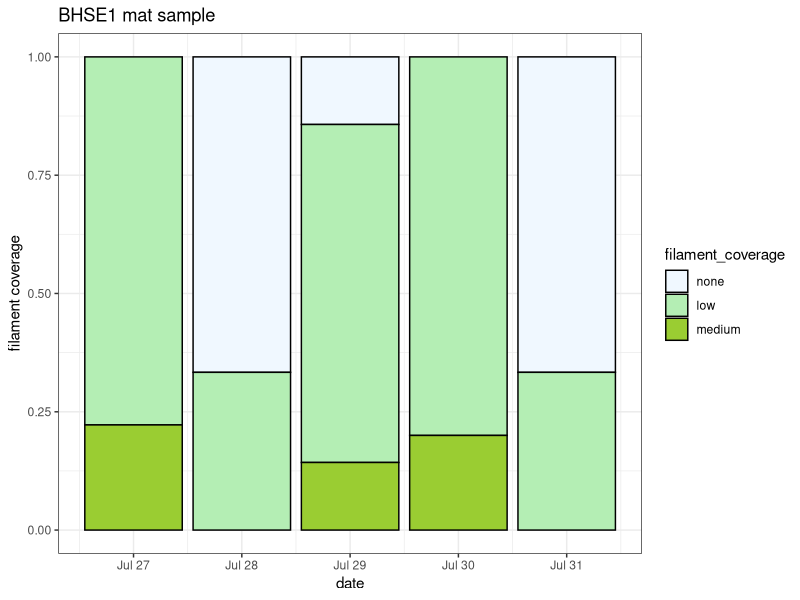
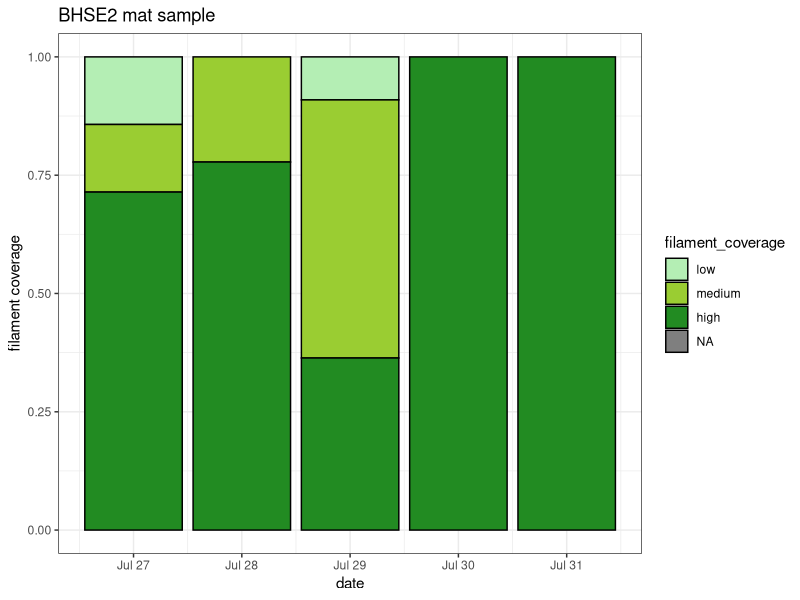
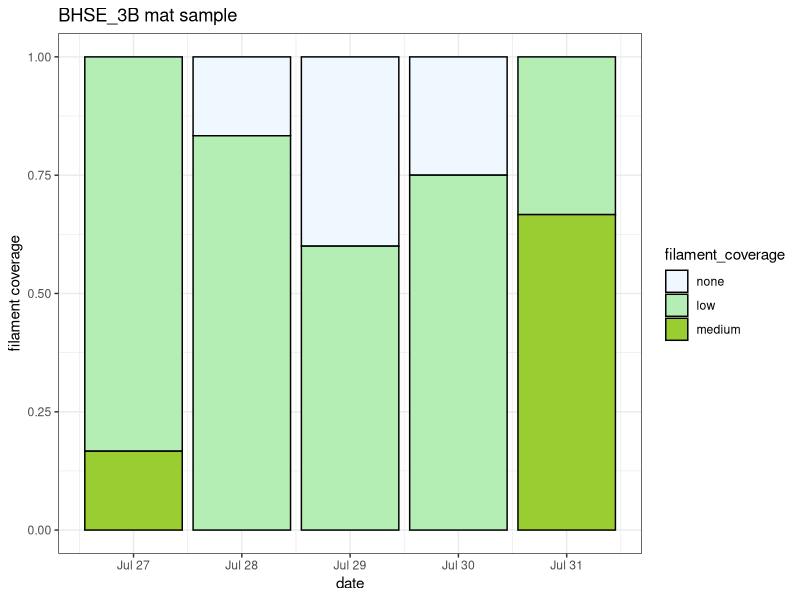
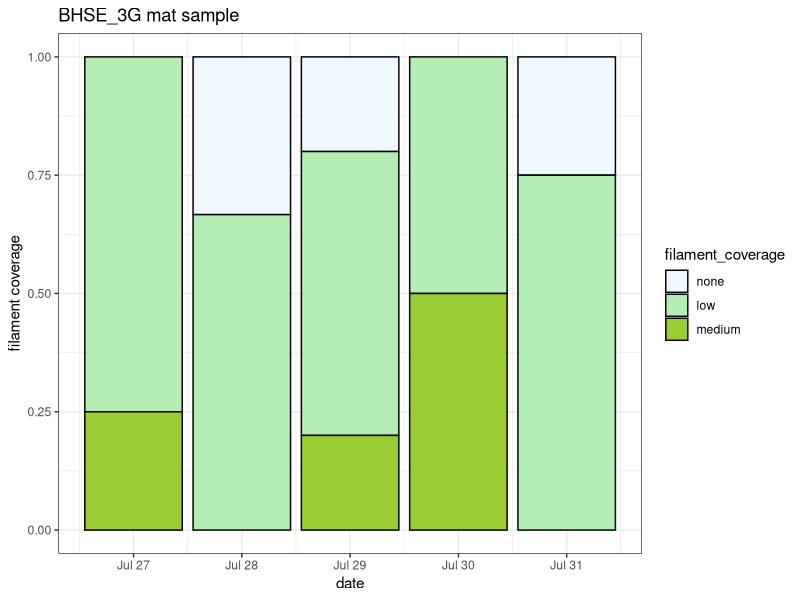
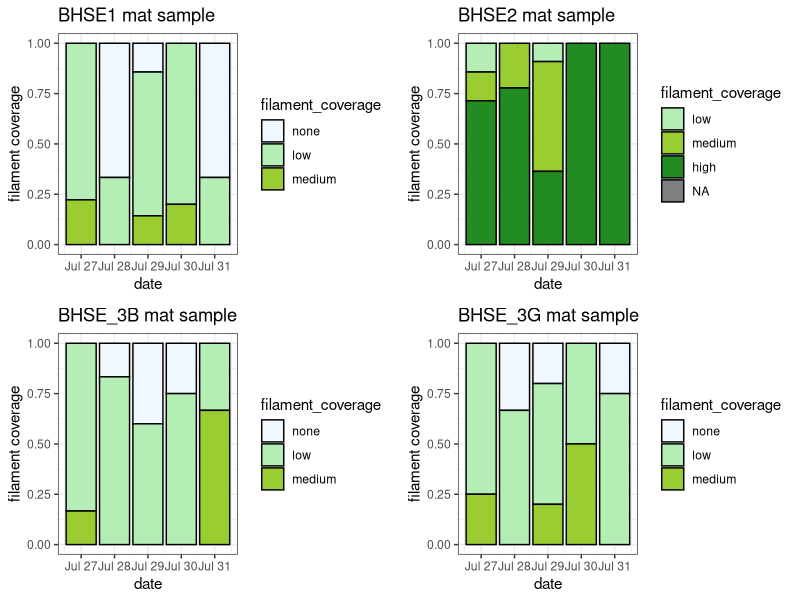

Recreate these plots in R, in order.
## ---- chunk 1
# load packages
library(ggplot2)
library(tidyr)
library(dplyr)
#working with time 
library(lubridate)
library(cowplot)

## ---- chunk 2
#loading the xcel sheet
filament_dat <- readxl::read_xlsx("filament_TB_exp.xlsx")

filament_dat$filament_coverage= factor(filament_dat$filament_coverage,
                                       levels = c('none', 'low', 'medium','high'))

#getting data into the average values
count_filament_dat <-filament_dat|>
#grouping by the condition, extraction location and tube ID
  group_by(`date`,`Experimental mat location`)|>
   count(name ='total count') 
#finding counts per coverage 
count_cond_dat <-filament_dat |>
   group_by(`Experimental mat location`,`date`, `filament_coverage`)|>
  count()

new_dat <- merge(count_cond_dat,count_filament_dat, by = c("Experimental mat location", "date"))

#making data with % in each category 
new_dat<-new_dat|>
  mutate(percent = n/`total count`)

## ---- chunk 3

# unsue if I need this 
BHSE1_per_plot<-new_dat |> 
  filter(`Experimental mat location`=="BHSE1") |>
  ggplot() + 
  
  aes(x=date,
      y=percent,
      fill=filament_coverage, 
      )+ 
  
  geom_bar(stat="identity", color="black") + 
  
  #need to do that manual thing
  scale_fill_manual(values=c('aliceblue','darkseagreen2','yellowgreen','forestgreen'))+
 labs(
    x="date",
    y="filament coverage",
    title="BHSE1 mat sample"
  ) + 

 # guides(fill = "none")+
  
  theme_bw()


BHSE1_per_plot
## ---- chunk 4

# unsue if I need this 
BHSE2_per_plot<-new_dat |> 
  filter(`Experimental mat location`=="BHSE2") |>
  ggplot() + 
  
  aes(x=date,
      y=percent,
      fill=filament_coverage, 
      )+ 
  
  geom_bar(stat="identity", color="black") + 
  
  #none of these have low so I took it out altogether 
  scale_fill_manual(values=c('darkseagreen2','yellowgreen','forestgreen'))+
 labs(
    x="date",
    y="filament coverage",
    title="BHSE2 mat sample"
  ) + 

 # guides(fill = "none")+
  
  theme_bw()


BHSE2_per_plot
## ---- chunk 5
# unsue if I need this 
BHSE3B_per_plot<-new_dat |> 
  filter(`Experimental mat location`=="BHSE_3B") |>
  ggplot() + 
  
  aes(x=date,
      y=percent,
      fill=filament_coverage, 
      )+ 
  
  geom_bar(stat="identity", color="black") + 
  
  scale_fill_manual(values=c('aliceblue','darkseagreen2','yellowgreen','forestgreen'))+
 labs(
    x="date",
    y="filament coverage",
    title="BHSE_3B mat sample"
  ) + 

 # guides(fill = "none")+
  
  theme_bw()


BHSE3B_per_plot
## ---- chunk 6
#making data with % in each category 
new_dat<-new_dat|>
  mutate(percent = n/`total count`)

#plot
BHSE3G_per_plot<-new_dat |> 
  filter(`Experimental mat location`=="BHSE_3G") |>
  ggplot() + 
  
  aes(x=date,
      y=percent,
      fill=filament_coverage, 
      )+ 
  
  geom_bar(stat="identity", color="black") + 
  
  scale_fill_manual(values=c('aliceblue','darkseagreen2','yellowgreen','forestgreen'))+
 labs(
    x="date",
    y="filament coverage",
    title="BHSE_3G mat sample"
  ) + 

 # guides(fill = "none")+
  
  theme_bw()


BHSE3G_per_plot
## ---- chunk 7
# Open a pdf file
#pdf("TB-filament-movement_plot.pdf") 
# 2. Create a plot



#putting it all together 
plot_grid(BHSE1_per_plot, BHSE2_per_plot, BHSE3B_per_plot, BHSE3G_per_plot,
          ncol = 2) 

# Close the pdf file
#dev.off()

